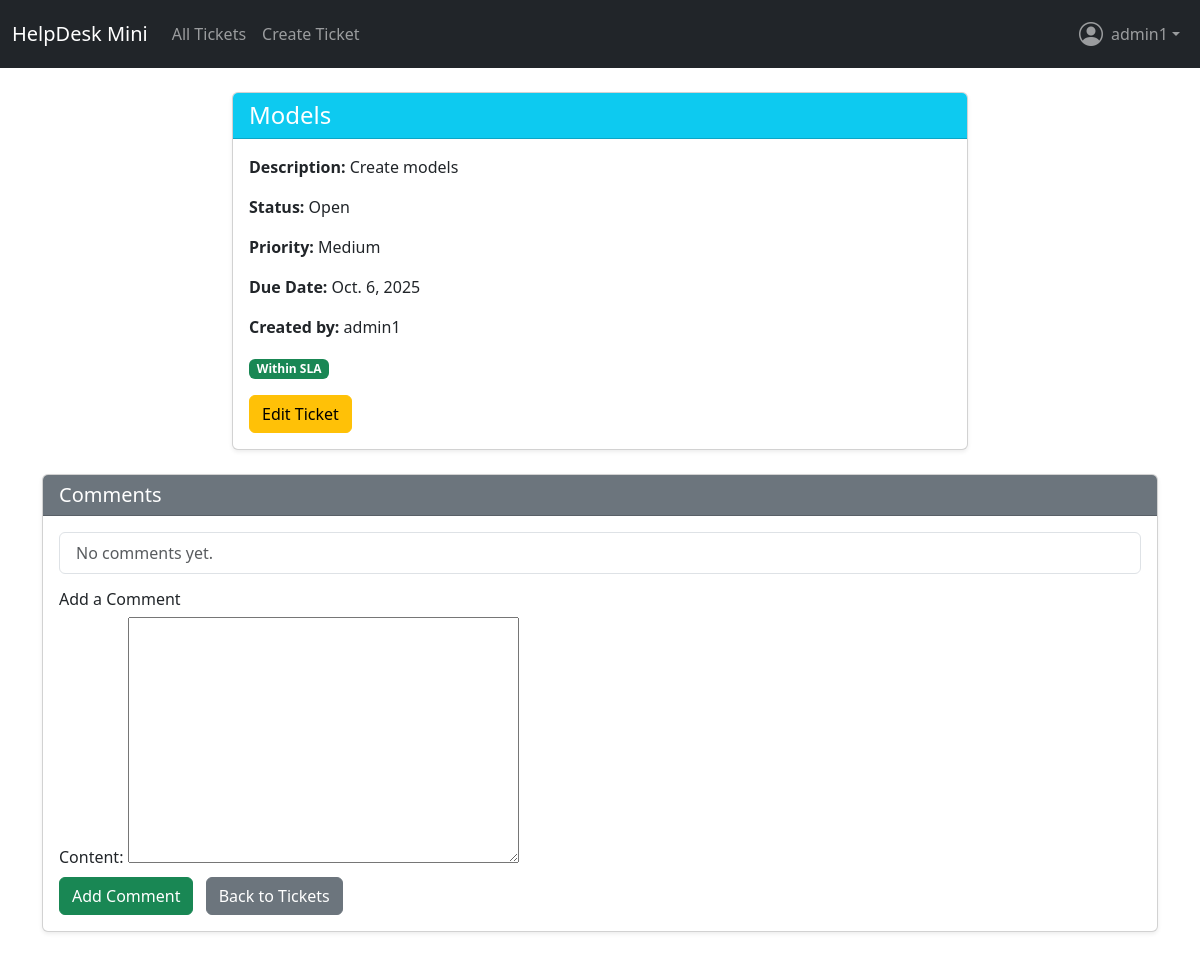
/ticket/2/ (signed in), run on the app's committed database.
### tickets/models.py (models this page shows, shortened)
class Ticket(models.Model):
    PRIORITY_CHOICES = [
        ('Low', 'Low'),
        ('Medium', 'Medium'),
        ('High', 'High'),
        ('Critical', 'Critical'),
    ]
    STATUS_CHOICES = [
    ('Open', 'Open'),
    ('In Progress', 'In Progress'),
    ('Resolved', 'Resolved'),
    ('Closed', 'Closed'),
]
    status = models.CharField(max_length=20, choices=STATUS_CHOICES, default='Open')
    user = models.ForeignKey(User, on_delete=models.CASCADE)
    title = models.CharField(max_length=200)
    description = models.TextField()
    priority = models.CharField(max_length=10, choices=PRIORITY_CHOICES, default='Medium')
    due_date = models.DateField(null=True, blank=True)
    created_at = models.DateTimeField(auto_now_add=True)

### tickets/views.py (the view, shortened to what this page needs)
# urls.py: path('ticket/<int:pk>/', views.ticket_detail, name='ticket_detail'),
@login_required
def ticket_detail(request, pk):
    ticket = get_object_or_404(Ticket, pk=pk)
    if not (ticket.user == request.user or request.user.is_staff):
        return render(request, 'tickets/ticket_detail.html', {'ticket': ticket, 'can_edit': False})
    comments = ticket.comments.all().order_by('created_at')
    if request.method == 'POST':
        form = CommentForm(request.POST)
        if form.is_valid():
            comment = form.save(commit=False)
            comment.ticket = ticket
            comment.user = request.user
            comment.save()
            return redirect('ticket_detail', pk=ticket.pk)
    else:
        form = CommentForm()
    return render(request, 'tickets/ticket_detail.html', {
        'ticket': ticket,
        'comments': comments,
        'form': form,
        'today': date.today()
    })

### tickets/forms.py
class CommentForm(forms.ModelForm):
    class Meta:
        model = Comment
        fields = ['content']

### tickets/templates/tickets/ticket_detail.html (shortened to what this page needs)
<!DOCTYPE html>
<html lang="en">
<head>
</head>
<body>
   {% extends "base.html" %}
{% block content %}
<div class="row justify-content-center">
  <div class="col-md-10 col-lg-8">
    <div class="card shadow-sm mb-4">
      <div class="card-header bg-info text-white">
        <h4 class="mb-0">{{ ticket.title }}</h4>
      </div>
      <div class="card-body">
        <p><strong>Description:</strong> {{ ticket.description }}</p>
        <p><strong>Status:</strong> {{ ticket.status }}</p>
        <p><strong>Priority:</strong> {{ ticket.priority }}</p>
        <p><strong>Due Date:</strong> {{ ticket.due_date }}</p>
        <p><strong>Created by:</strong> {{ ticket.user.username }}</p>
        {% if ticket.due_date and ticket.status != "Closed" %}
          {% if ticket.due_date < today %}
            <span class="badge bg-danger">SLA Breached</span>
          {% else %}
            <span class="badge bg-success">Within SLA</span>
          {% endif %}
        {% endif %}
         {% if ticket.user == user or user.is_staff %}
          <div class="mt-3">
            <a href="{% url 'ticket_edit' ticket.pk %}" class="btn btn-warning">Edit Ticket</a>
          </div>
        {% endif %}
      </div>
    </div>
      </div>
    </div>
    <div class="card shadow-sm mb-4">
      <div class="card-header bg-secondary text-white">
        <h5 class="mb-0">Comments</h5>
      </div>
      <div class="card-body">
        <ul class="list-group mb-3">
          {% for comment in comments %}
            <li class="list-group-item">
              <strong>{{ comment.user.username }}:</strong> {{ comment.content }}
              <span class="text-muted small">({{ comment.created_at }})</span>
            </li>
          {% empty %}
            <li class="list-group-item text-muted">No comments yet.</li>
          {% endfor %}
        </ul>
        <h6>Add a Comment</h6>
        <form method="post">
          {% for field in form %}
            <div class="mb-2">
              {{ field.label_tag }}
              {{ field }}
            </div>
          {% endfor %}
          <button type="submit" class="btn btn-success">Add Comment</button>
          <a href="{% url 'ticket_list' %}" class="btn btn-secondary ms-2">Back to Tickets</a>
        </form>
      </div>
    </div>
  </div>
{% endblock %}

### tickets/templates/base.html (shortened to what this page needs)
<!DOCTYPE html>
<html>
<head>
    <link href="https://cdn.jsdelivr.net/npm/bootstrap@5.3.3/dist/css/bootstrap.min.css" rel="stylesheet">
    <link rel="stylesheet" href="https://cdn.jsdelivr.net/npm/bootstrap-icons@1.11.3/font/bootstrap-icons.css">
</head>
<body>
    {% if not request.path == '/accounts/login/' %}
    <nav class="navbar navbar-expand-lg navbar-dark bg-dark">
        <div class="container-fluid">
            <a class="navbar-brand" href="{% url 'ticket_list' %}">HelpDesk Mini</a>
            <div class="collapse navbar-collapse" id="navbarNav">
                <ul class="navbar-nav me-auto ">
                    <li class="nav-item">
                        <a class="nav-link" href="{% url 'ticket_list' %}">All Tickets</a>
                    </li>
                    <li class="nav-item">
                        <a class="nav-link" href="{% url 'ticket_create' %}">Create Ticket</a>
                    </li>
                </ul>
                <ul class="navbar-nav ms-auto">
                    {% if user.is_authenticated %}
                    <li class="nav-item dropdown">
                        <a class="nav-link dropdown-toggle d-flex align-items-center" href="#" id="profileDropdown"
                            role="button" data-bs-toggle="dropdown" aria-expanded="false">
                            <i class="bi bi-person-circle" style="font-size: 1.5rem;"></i>
                            <span class="ms-2">{{ user.username }}</span>
                        </a>
                    </li>
                    {% else %}
                    <li class="nav-item">
                        <a class="nav-link" href="{% url 'login' %}?next={{ request.path }}">Login</a>
                    </li>
                    {% endif %}
                </ul>
            </div>
        </div>
    </nav>
    {% endif %}
    <div class="container mt-4">
        {% block content %}{% endblock %}
</body>
</html>

### data on the page
Ticket: title "Models", description "Create models", status "Open", priority "Medium", due_date "Oct. 6, 2025", user.username "admin1"

### other printed values
{{ user.username }} "admin1"
{{ field.label_tag }} "Content:"
